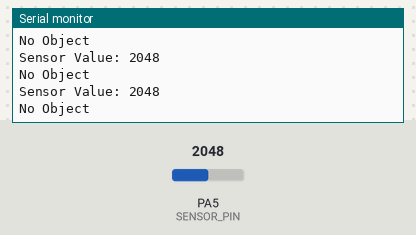
The sketch below on a simulated STM32 Blue Pill. On the bench: the last lines printed to the serial monitor. Inputs (shaded band) come from the test bench; at power-on: PA5 (SENSOR_PIN) = 2048.

Above: at 1.3 s.
1.4 s: PA5 (SENSOR_PIN) set to 2435
At 1.9 s:
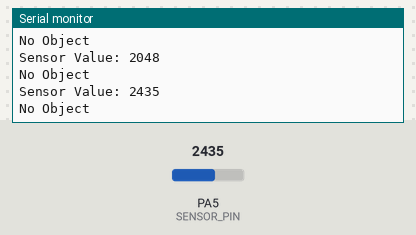
2.9 s: PA5 (SENSOR_PIN) set to 2567
At 3.4 s:
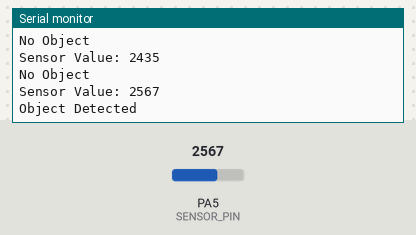
Timing chart, 0 to 5.9 s (numbered marks = the images above; inputs shaded):
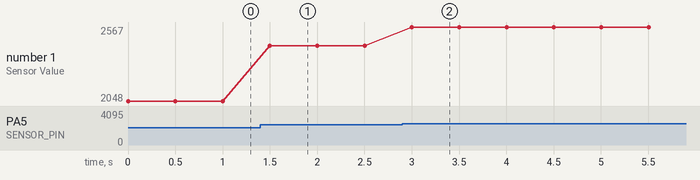

Measured:
- the behaviour switches between 2500 and 2501 on PA5 (SENSOR_PIN) (found by bisection; images 1 and 2)
- after the input at 1.4 s, the serial monitor: prints a new line after 0.10 s (image 1)
- after the input at 2.9 s, the serial monitor: prints a new line after 0.10 s (image 2)
- plotted number 1: 2048 → 2435 after the input at 1.4 s, 2435 → 2567 after the input at 2.9 s

The sketch:

TCRT5000_checking_code.ino
```cpp
#define SENSOR_PIN PA5

void setup() {
  Serial.begin(9600);
  pinMode(SENSOR_PIN, INPUT_ANALOG);
}

void loop() {
  int sensorValue = analogRead(SENSOR_PIN);

  Serial.print("Sensor Value: ");
  Serial.println(sensorValue);

  // Reverse the condition logic
  if (sensorValue > 2500) {
    Serial.println("Object Detected");
  } else {
    Serial.println("No Object");
  }

  delay(500);
}
```
